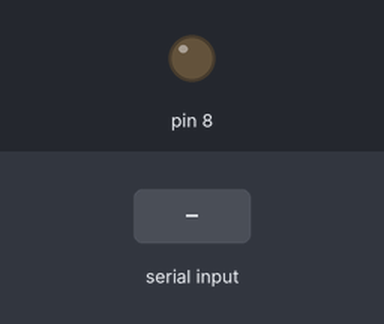
Recording of a sketch running on a simulated Arduino Uno, built with avr-gcc and run on an emulated ATmega328P. Parts: output pins drawn as LEDs (lit = HIGH). The test bench sets the inputs (shaded band).

Above: at 1.2 s.
1.3 s: "1" received over Serial
At 1.9 s:
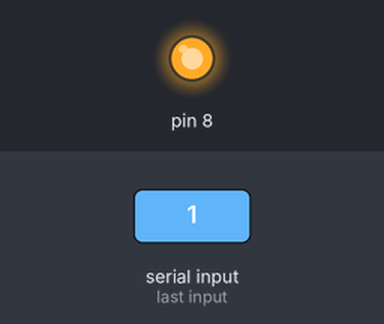
2.8 s: "0" received over Serial
At 3.1 s:
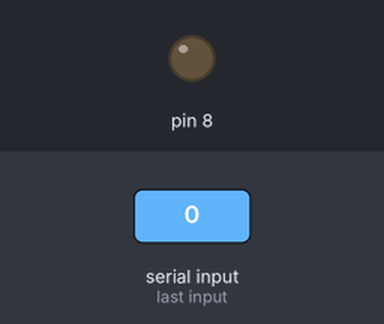
Timing chart, 0 to 5.8 s (numbered marks = the images above; inputs shaded):
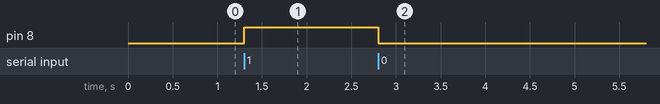

The sketch:

sketch_may08a.ino
```cpp
void setup() {
  // put your setup code here, to run once:
pinMode(8,OUTPUT);

Serial.begin(9600);
}

void loop() {

  while(Serial.available())   //Eğer seri haberleşme açık olursa alttaki komutlar işleyecek.
  {

    int a=Serial.read();    //Seri haberleşme ile okunan verimize a integer değerini verdik.
  if(a=='1')
 { digitalWrite(8, HIGH);}  // a, 1 olursa yanacak.

  else if (a == '0')          // a, 0 olursa sönecek.
  {digitalWrite(8, LOW);}
  }
}
```

Measured:
- after the input at 1.3 s, pin 8: LOW → HIGH at once
- after the input at 2.8 s, pin 8: HIGH → LOW at once
